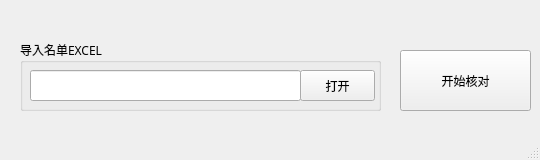
<?xml version="1.0" encoding="UTF-8"?>
<ui version="4.0">
 <class>MainWindow</class>
 <widget class="QMainWindow" name="MainWindow">
  <property name="geometry">
   <rect>
    <x>0</x>
    <y>0</y>
    <width>540</width>
    <height>160</height>
   </rect>
  </property>
  <property name="minimumSize">
   <size>
    <width>401</width>
    <height>160</height>
   </size>
  </property>
  <property name="maximumSize">
   <size>
    <width>540</width>
    <height>240</height>
   </size>
  </property>
  <property name="windowTitle">
   <string>怡宝-石板考勤统计</string>
  </property>
  <widget class="QWidget" name="centralwidget">
   <widget class="QGroupBox" name="groupBox">
    <property name="geometry">
     <rect>
      <x>20</x>
      <y>40</y>
      <width>361</width>
      <height>71</height>
     </rect>
    </property>
    <property name="font">
     <font>
      <family>微软雅黑</family>
     </font>
    </property>
    <property name="title">
     <string>导入名单EXCEL</string>
    </property>
    <widget class="QLineEdit" name="lineEdit_input_excel">
     <property name="geometry">
      <rect>
       <x>10</x>
       <y>30</y>
       <width>271</width>
       <height>31</height>
      </rect>
     </property>
     <property name="font">
      <font>
       <family>微软雅黑</family>
      </font>
     </property>
    </widget>
    <widget class="QPushButton" name="pushButton_select_excel">
     <property name="geometry">
      <rect>
       <x>280</x>
       <y>30</y>
       <width>75</width>
       <height>31</height>
      </rect>
     </property>
     <property name="font">
      <font>
       <family>微软雅黑</family>
      </font>
     </property>
     <property name="text">
      <string>打开</string>
     </property>
    </widget>
   </widget>
   <widget class="QPushButton" name="pushButton_start">
    <property name="geometry">
     <rect>
      <x>400</x>
      <y>50</y>
      <width>131</width>
      <height>61</height>
     </rect>
    </property>
    <property name="font">
     <font>
      <family>微软雅黑</family>
     </font>
    </property>
    <property name="text">
     <string>开始核对</string>
    </property>
   </widget>
  </widget>
  <widget class="QStatusBar" name="statusbar"/>
 </widget>
 <resources/>
 <connections/>
</ui>
